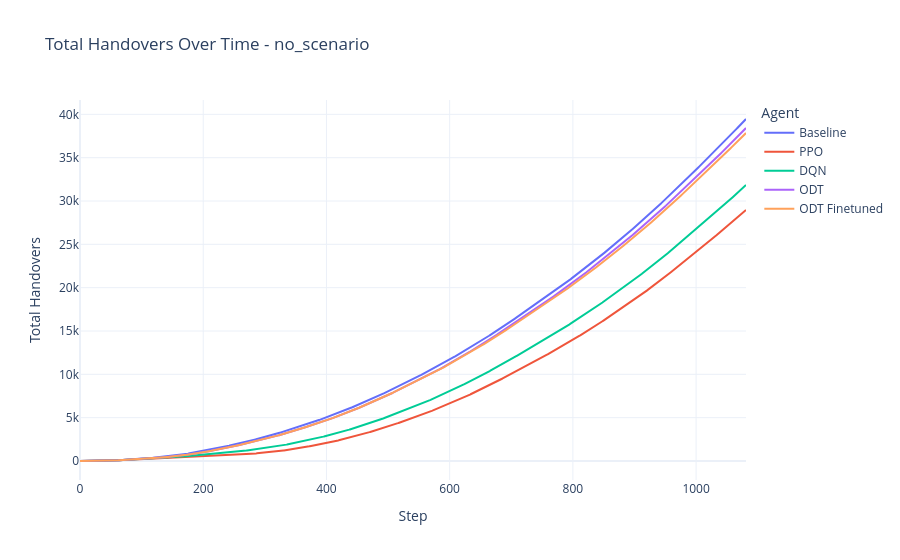
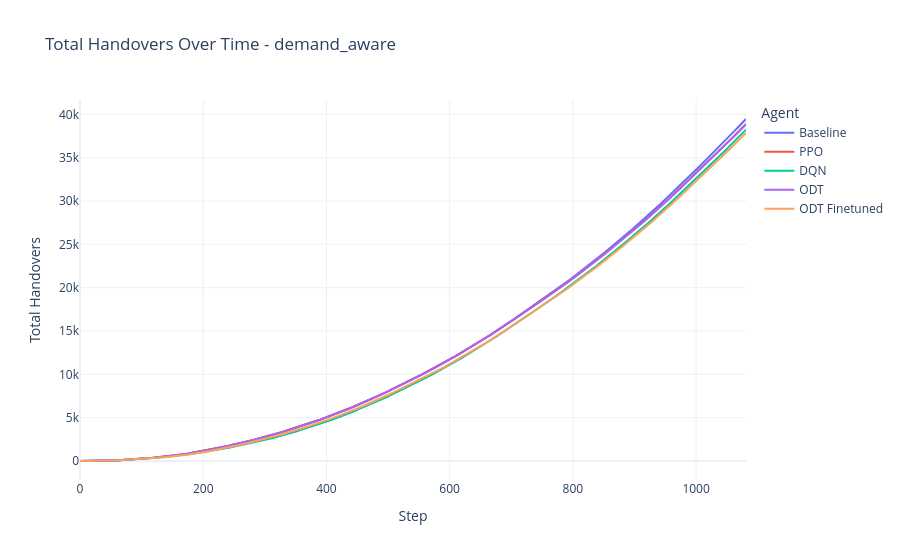
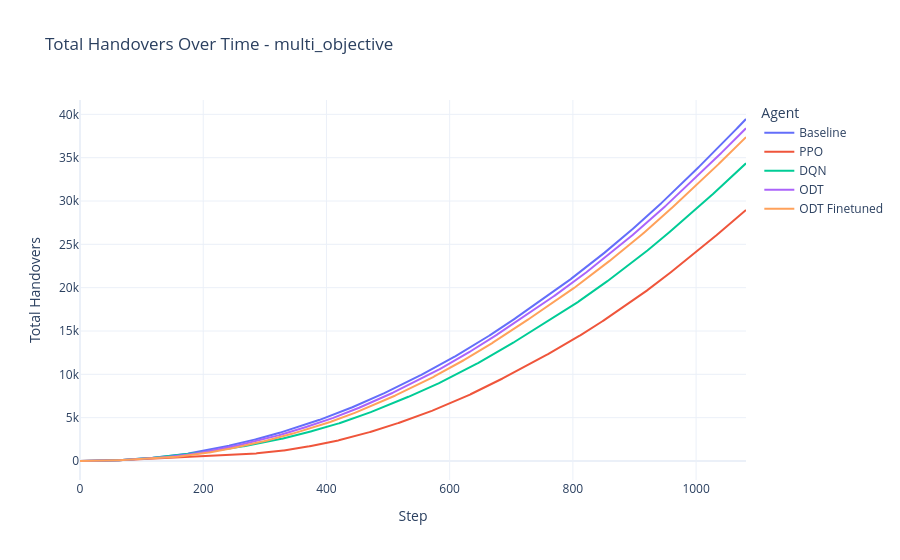
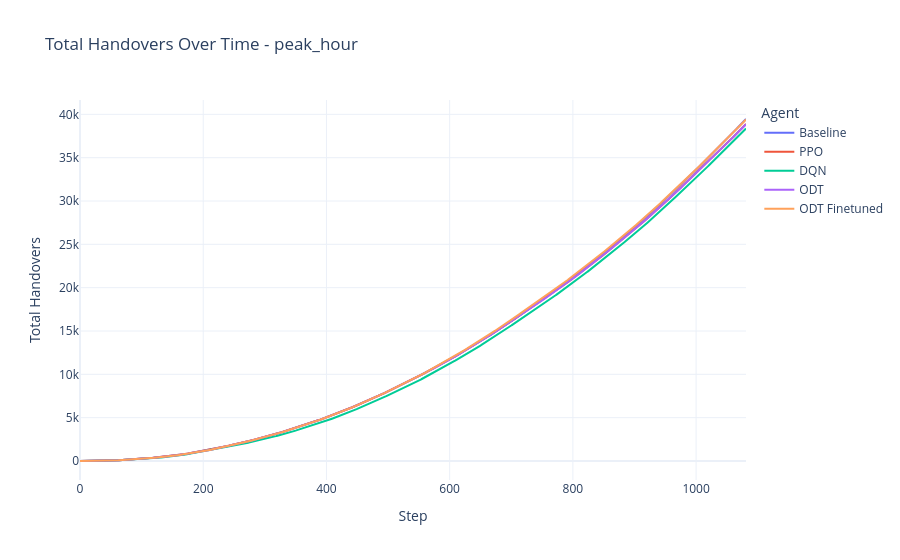

Notebook code cell kept with these figures, in order:
### Code cell
import os

scenarios = ["no_scenario", "demand_aware", "multi_objective", "peak_hour", "large_aircraft"]
handover_idx = 6

for scenario in scenarios:
    base_path = f"BASELINE_observations_{scenario}.csv"
    ppo_path = f"PPO_observations_{scenario}.csv"
    dqn_path = f"DQN_observations_{scenario}.csv"
    odt_path = f"ODT_observations_{scenario}.csv"
    odt_finetuned_path = f"ODT_FINETUNED_observations_{scenario}.csv"

    if not (os.path.exists(base_path) and os.path.exists(ppo_path) and os.path.exists(dqn_path) and os.path.exists(odt_path) and os.path.exists(odt_finetuned_path)):
        print(f"Missing files for scenario '{scenario}', skipping.")
        continue

    obs_base = pd.read_csv(base_path).values
    obs_ppo = pd.read_csv(ppo_path).values
    obs_dqn = pd.read_csv(dqn_path).values
    obs_odt = pd.read_csv(odt_path).values
    obs_odt_finetuned = pd.read_csv(odt_finetuned_path).values

    fig = go.Figure()
    fig.add_trace(go.Scatter(y=np.cumsum(obs_base[:, handover_idx]), mode='lines', name='Baseline'))
    fig.add_trace(go.Scatter(y=np.cumsum(obs_ppo[:, handover_idx]), mode='lines', name='PPO'))
    fig.add_trace(go.Scatter(y=np.cumsum(obs_dqn[:, handover_idx]), mode='lines', name='DQN'))
    fig.add_trace(go.Scatter(y=np.cumsum(obs_odt[:, handover_idx]), mode='lines', name='ODT'))
    fig.add_trace(go.Scatter(y=np.cumsum(obs_odt_finetuned[:, handover_idx]), mode='lines', name='ODT Finetuned'))
    fig.update_layout(
        title=f"Total Handovers Over Time - {scenario}",
        xaxis_title='Step',
        yaxis_title='Total Handovers',
        legend_title='Agent',
        template='plotly_white'
    )
    fig.show()

### Figure 1 — Plotly figure (JSON) as saved in the notebook; plotly's stock layout.template omitted (floating-point values rounded to 4 significant figures; data arrays with more than 128 entries replaced by an {"elided": "..."} marker saying what was removed)
{"data": [{"mode": "lines", "name": "Baseline", "type": "scatter", "y": {"elided": "1082 float values"}}, {"mode": "lines", "name": "PPO", "type": "scatter", "y": {"elided": "1082 float values"}}, {"mode": "lines", "name": "DQN", "type": "scatter", "y": {"elided": "1082 float values"}}, {"mode": "lines", "name": "ODT", "type": "scatter", "y": {"elided": "1082 float values"}}, {"mode": "lines", "name": "ODT Finetuned", "type": "scatter", "y": {"elided": "1082 float values"}}], "layout": {"legend": {"title": {"text": "Agent"}}, "title": {"text": "Total Handovers Over Time - no_scenario"}, "xaxis": {"title": {"text": "Step"}}, "yaxis": {"title": {"text": "Total Handovers"}}}}

### Figure 2 — Plotly figure (JSON) as saved in the notebook; plotly's stock layout.template omitted (floating-point values rounded to 4 significant figures; data arrays with more than 128 entries replaced by an {"elided": "..."} marker saying what was removed)
{"data": [{"mode": "lines", "name": "Baseline", "type": "scatter", "y": {"elided": "1082 float values"}}, {"mode": "lines", "name": "PPO", "type": "scatter", "y": {"elided": "1082 float values"}}, {"mode": "lines", "name": "DQN", "type": "scatter", "y": {"elided": "1082 float values"}}, {"mode": "lines", "name": "ODT", "type": "scatter", "y": {"elided": "1082 float values"}}, {"mode": "lines", "name": "ODT Finetuned", "type": "scatter", "y": {"elided": "1082 float values"}}], "layout": {"legend": {"title": {"text": "Agent"}}, "title": {"text": "Total Handovers Over Time - demand_aware"}, "xaxis": {"title": {"text": "Step"}}, "yaxis": {"title": {"text": "Total Handovers"}}}}

### Figure 3 — Plotly figure (JSON) as saved in the notebook; plotly's stock layout.template omitted (floating-point values rounded to 4 significant figures; data arrays with more than 128 entries replaced by an {"elided": "..."} marker saying what was removed)
{"data": [{"mode": "lines", "name": "Baseline", "type": "scatter", "y": {"elided": "1082 float values"}}, {"mode": "lines", "name": "PPO", "type": "scatter", "y": {"elided": "1082 float values"}}, {"mode": "lines", "name": "DQN", "type": "scatter", "y": {"elided": "1082 float values"}}, {"mode": "lines", "name": "ODT", "type": "scatter", "y": {"elided": "1082 float values"}}, {"mode": "lines", "name": "ODT Finetuned", "type": "scatter", "y": {"elided": "1082 float values"}}], "layout": {"legend": {"title": {"text": "Agent"}}, "title": {"text": "Total Handovers Over Time - multi_objective"}, "xaxis": {"title": {"text": "Step"}}, "yaxis": {"title": {"text": "Total Handovers"}}}}

### Figure 4 — Plotly figure (JSON) as saved in the notebook; plotly's stock layout.template omitted (floating-point values rounded to 4 significant figures; data arrays with more than 128 entries replaced by an {"elided": "..."} marker saying what was removed)
{"data": [{"mode": "lines", "name": "Baseline", "type": "scatter", "y": {"elided": "1082 float values"}}, {"mode": "lines", "name": "PPO", "type": "scatter", "y": {"elided": "1082 float values"}}, {"mode": "lines", "name": "DQN", "type": "scatter", "y": {"elided": "1082 float values"}}, {"mode": "lines", "name": "ODT", "type": "scatter", "y": {"elided": "1082 float values"}}, {"mode": "lines", "name": "ODT Finetuned", "type": "scatter", "y": {"elided": "1082 float values"}}], "layout": {"legend": {"title": {"text": "Agent"}}, "title": {"text": "Total Handovers Over Time - peak_hour"}, "xaxis": {"title": {"text": "Step"}}, "yaxis": {"title": {"text": "Total Handovers"}}}}
